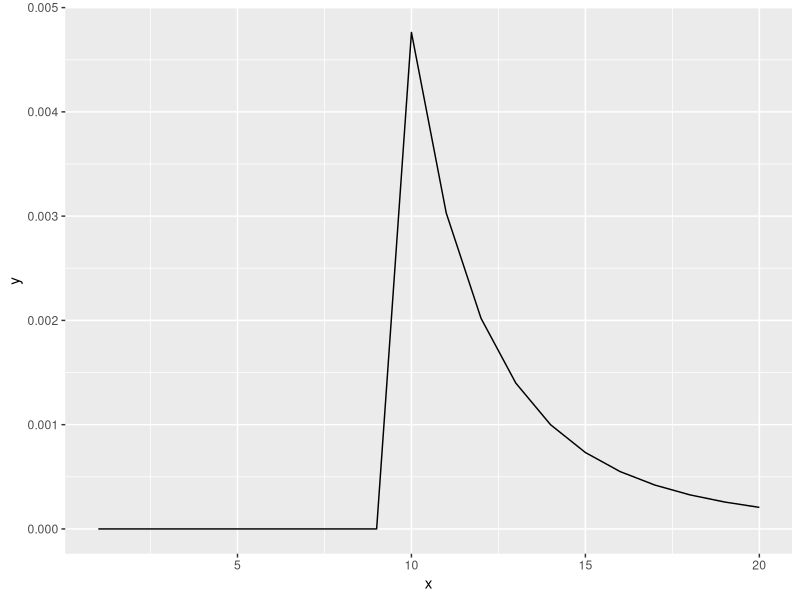

Here is the R script that generated this plot:
## ---- chunk 1
togs <- T
library(ggplot2)
library(dplyr)
library(reshape2)
library(tidyr)
# togs <- FALSE
## ---- chunk 2
library(ggplot2)
my_fun <- function (x, m, k) {
  tmp        <-  1 / (choose(x, k))
  tmp[x < m] <- 0
  return (tmp)
}
x  <- 1:20
y  <- my_fun(x, 10, 4)
df <- data.frame(x = x, y = y)
ggplot(data = df, aes(x = x, y = y)) +
  geom_line()
